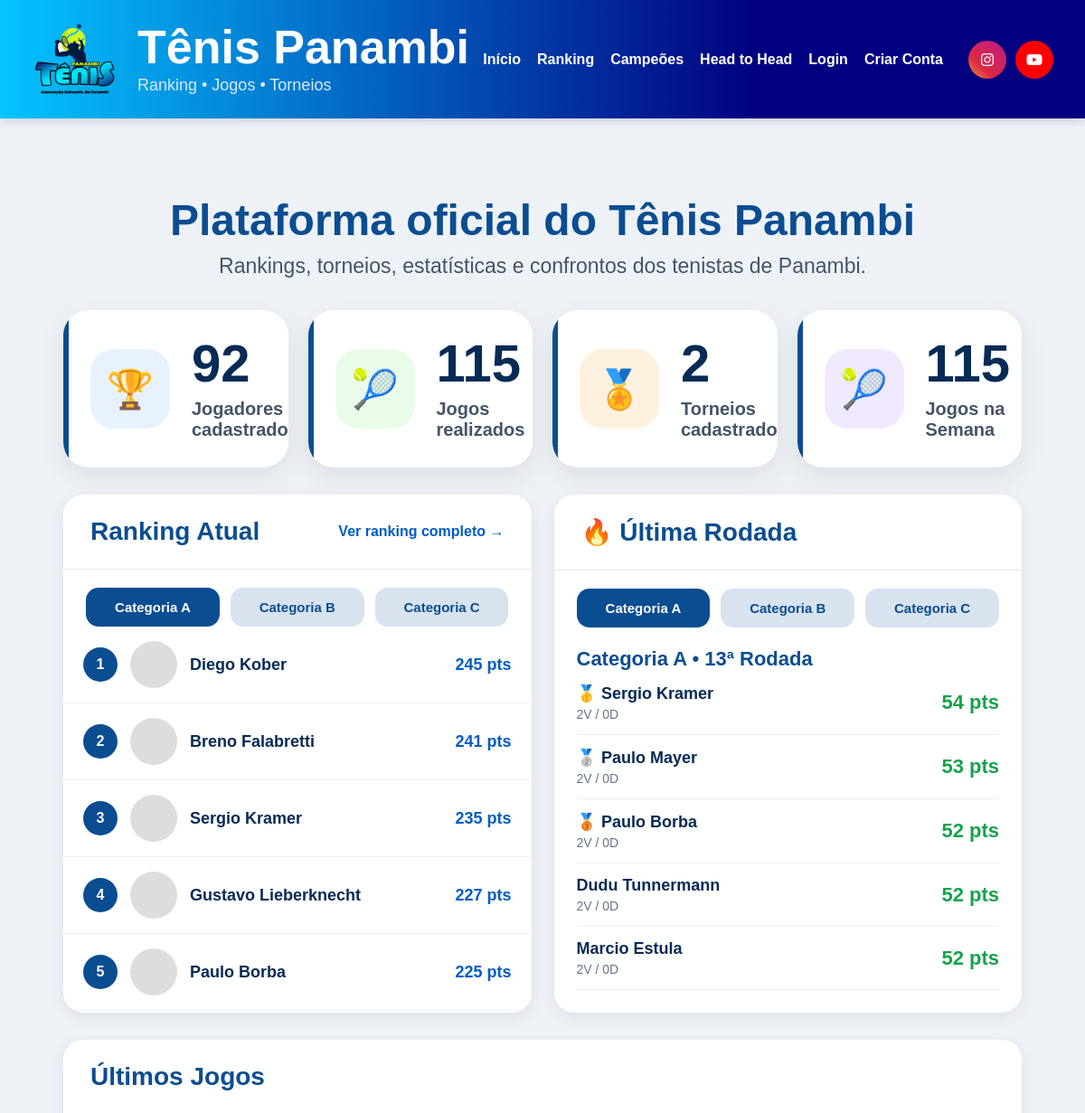
Before: / (upper part) with the older database file.
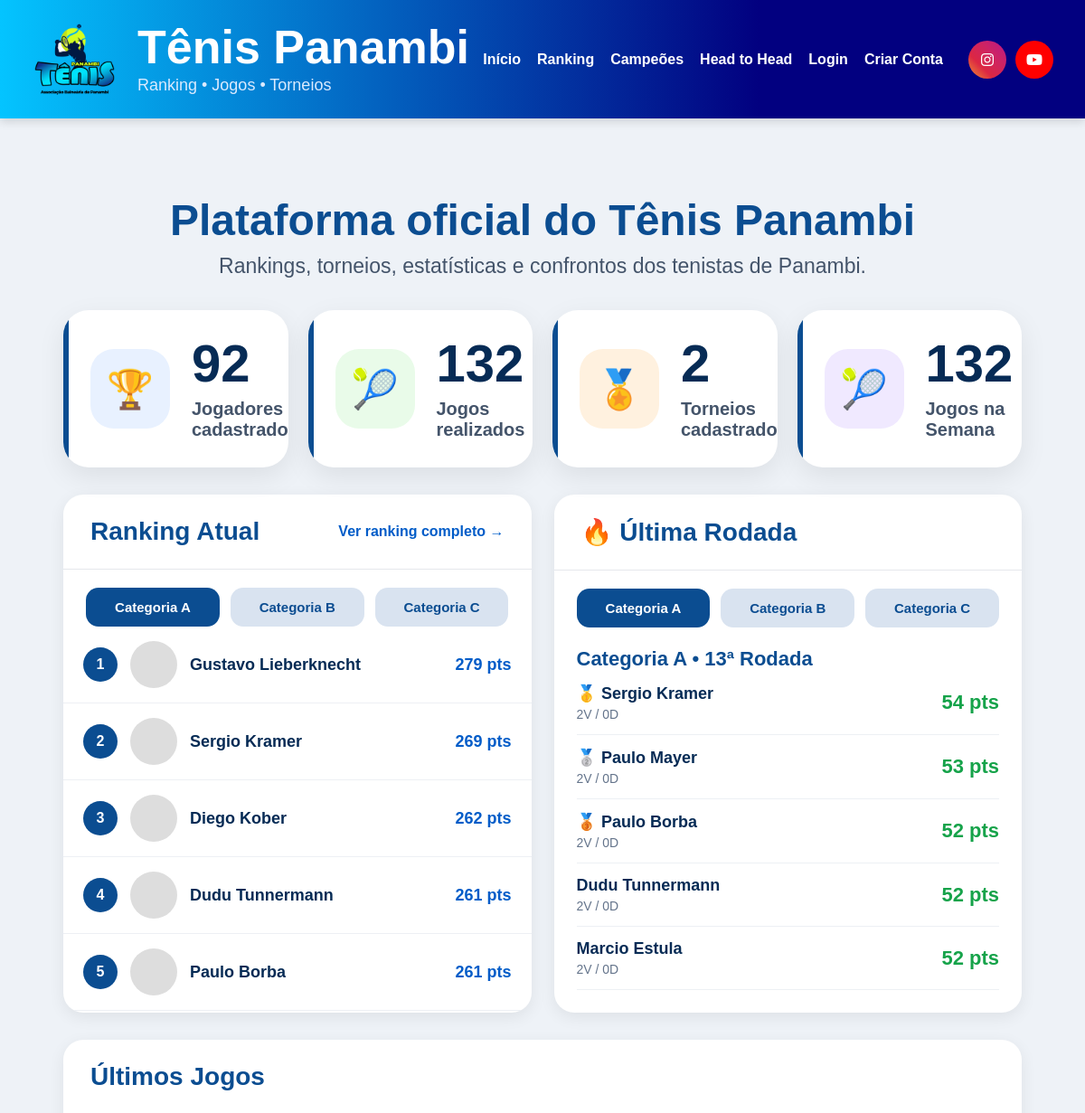
After: the same page with the newer database file.
### core/models.py (models this page shows, shortened)
class RankingJogador(models.Model):
    torneio = models.ForeignKey(
        Torneio,
        on_delete=models.CASCADE
    )
    categoria = models.ForeignKey(
        CategoriaTorneio,
        on_delete=models.CASCADE
    )
    jogador = models.ForeignKey(
        Jogador,
        on_delete=models.CASCADE
    )
    posicao = models.IntegerField(default=0)
    posicao_anterior = models.IntegerField(default=0)
    pontos = models.IntegerField(default=0)
    pontos = models.IntegerField(default=0)
    vitorias = models.IntegerField(default=0)
    derrotas = models.IntegerField(default=0)
    games_feitos = models.IntegerField(default=0)
    games_sofridos = models.IntegerField(default=0)
    aproveitamento = models.FloatField(default=0)
    posicao = models.IntegerField(default=0)
    status_ranking = models.CharField(
        max_length=30,
        blank=True,
        null=True
    )

class Jogador(models.Model):
    CATEGORIAS = [
        ('A', 'Categoria A'),
        ('B', 'Categoria B'),
        ('C', 'Categoria C'),
    ]
    NIVEIS = [
        ('INICIANTE', 'Iniciante'),
        ('INTERMEDIARIO', 'Intermediário'),
        ('AVANCADO', 'Avançado'),
    ]
    MAOS = [
        ('DIREITA', 'Direita'),
        ('ESQUERDA', 'Esquerda'),
    ]
    usuario = models.OneToOneField(
        User,
        on_delete=models.SET_NULL,
        null=True,
        blank=True
    )
    nome = models.CharField(max_length=150)
    email = models.EmailField(
        blank=True,
        null=True
    )
    telefone = models.CharField(
        max_length=30,
        blank=True,
        null=True
    )
    cidade = models.CharField(
        max_length=100,
        blank=True,
        null=True
    )
    categoria = models.CharField(
    max_length=1,
    choices=CATEGORIAS,
    blank=True,
    null=True
)
    nivel = models.CharField(
        max_length=20,
        choices=NIVEIS,
        default='INICIANTE'
    )
    mao_dominante = models.CharField(
        max_length=20,
        choices=MAOS,
        default='DIREITA'
    )
    raquete = models.CharField(
        max_length=100,
        blank=True,
        null=True
    )
    instagram = models.CharField(
        max_length=100,
        blank=True,
        null=True
    )
    foto = models.ImageField(
        upload_to='jogadores/',
        blank=True,
        null=True
    )
    jogos_historicos = models.IntegerField(default=0)
    vitorias_historicas = models.IntegerField(default=0)
    derrotas_historicas = models.IntegerField(default=0)
    titulos_cd = models.IntegerField(default=0)
    vice_cd = models.IntegerField(default=0)
    semifinal_cd = models.IntegerField(default=0)
    ativo = models.BooleanField(default=False)
    criado_em = models.DateTimeField(auto_now_add=True)
    class Meta:
        ordering = ['categoria', 'nome']

### core/views.py (the view)
def home(request):
    total_jogadores = Jogador.objects.count()
    total_jogos = Jogo.objects.filter(
        status='CONFIRMADO'
    ).count()
    total_torneios = Torneio.objects.count()
    jogos_semana = Jogo.objects.filter(
        status='CONFIRMADO'
    ).count()
    ultimos_jogos = Jogo.objects.filter(
        status='CONFIRMADO'
    ).order_by(
        '-data_jogo',
        '-id'
    )[:10]
    ranking_a = RankingJogador.objects.filter(
        categoria__categoria='A'
    ).order_by('posicao')[:5]
    ranking_b = RankingJogador.objects.filter(
        categoria__categoria='B'
    ).order_by('posicao')[:5]
    ranking_c = RankingJogador.objects.filter(
        categoria__categoria='C'
    ).order_by('posicao')[:5]
    proximos_torneios = Torneio.objects.filter(
        data_inicio__gte=date.today()
    ).order_by('data_inicio')[:3]
    def destaques_ultima_rodada(categoria_letra):
        ultima_rodada = Jogo.objects.filter(
            status='CONFIRMADO',
            tipo_jogo='CHAMPIONSHIP_DUPLAS',
            categoria__categoria=categoria_letra,
            rodada__isnull=False
        ).order_by(
            '-rodada'
        ).values_list(
            'rodada',
            flat=True
        ).first()
        if not ultima_rodada:
            return {
                'rodada': None,
                'jogadores': []
            }
        jogos_rodada = Jogo.objects.filter(
            status='CONFIRMADO',
            tipo_jogo='CHAMPIONSHIP_DUPLAS',
            categoria__categoria=categoria_letra,
            rodada=ultima_rodada
        ).prefetch_related(
            'participantes',
            'participantes__jogador'
        ).order_by(
            'data_jogo',
            'id'
        )
        dados = {}
        controle_jogos_jogador = {}
        for jogo in jogos_rodada:
            for p in jogo.participantes.all():
                jogador = p.jogador
                if jogador.id not in controle_jogos_jogador:
                    controle_jogos_jogador[jogador.id] = 0
                if controle_jogos_jogador[jogador.id] >= 2:
                    continue
                controle_jogos_jogador[jogador.id] += 1
                if jogador.id not in dados:
                    dados[jogador.id] = {
                        'nome': jogador.nome,
                        'vitorias': 0,
                        'derrotas': 0,
                        'pontos': 0,
                    }
                if p.lado == 'A':
                    games = jogo.total_games_lado_a()
                else:
                    games = jogo.total_games_lado_b()
                if p.vencedor:
                    dados[jogador.id]['vitorias'] += 1
                    dados[jogador.id]['pontos'] += 20 + games
                else:
                    dados[jogador.id]['derrotas'] += 1
                    dados[jogador.id]['pontos'] += 5 + games
        jogadores = sorted(
            dados.values(),
            key=lambda x: x['pontos'],
            reverse=True
        )[:5]
        return {
            'rodada': ultima_rodada,
            'jogadores': jogadores
        }
    destaques_a = destaques_ultima_rodada('A')
    destaques_b = destaques_ultima_rodada('B')
    destaques_c = destaques_ultima_rodada('C')
    return render(
        request,
        'core/index.html',
        {
            'total_jogadores': total_jogadores,
            'total_jogos': total_jogos,
            'total_torneios': total_torneios,
            'jogos_semana': jogos_semana,
            'ultimos_jogos': ultimos_jogos,
            'ranking_a': ranking_a,
            'ranking_b': ranking_b,
            'ranking_c': ranking_c,
            'proximos_torneios': proximos_torneios,
            'destaques_a': destaques_a,
            'destaques_b': destaques_b,
            'destaques_c': destaques_c,
        }
    )

### core/models.py (called while the page is built)
    def total_games_lado_a(self):
        total = 0
        for s in self.sets.all():
            total += s.games_lado_a
        return total

    def total_games_lado_b(self):
        total = 0
        for s in self.sets.all():
            total += s.games_lado_b
        return total

    def descricao_confronto(self):
        lado_a = []
        lado_b = []
        for p in self.participantes.all():
            if p.lado == 'A':
                lado_a.append(p.jogador.nome)
            if p.lado == 'B':
                lado_b.append(p.jogador.nome)
        nome_a = ' / '.join(lado_a)
        nome_b = ' / '.join(lado_b)
        return f'{nome_a} x {nome_b}'

    def placar_resumido(self):
        placares = []
        for s in self.sets.all().order_by('numero_set'):
            placar = f'{s.games_lado_a}x{s.games_lado_b}'
            if s.teve_tiebreak:
                placar += f' ({s.tiebreak_lado_a}x{s.tiebreak_lado_b})'
            placares.append(placar)
        return ' / '.join(placares)

### core/templates/core/index.html (shortened to what the changed rows need)
{% extends 'base/base.html' %}
{% load static %}
{% block content %}
<div class="container">
    <div class="titulo-home">
        <h1>Plataforma oficial do Tênis Panambi</h1>
    </div>
    <div class="cards-status">
        <div class="status-card">
            <div>
                <h2>{{ total_jogadores }}</h2>
            </div>
        </div>
        <div class="status-card">
            <div>
                <h2>{{ total_jogos }}</h2>
                <p>Jogos realizados</p>
            </div>
        </div>
        <div class="status-card">
            <div>
                <h2>{{ total_torneios }}</h2>
            </div>
        </div>
        <div class="status-card">
            <div>
                <h2>{{ jogos_semana }}</h2>
                <p>Jogos na Semana</p>
            </div>
        </div>
    </div>
   <div class="grade-principal">
    <div class="card">
        <div class="card-header">
            <h2>Ranking Atual</h2>
        </div>
        <div id="rankingA">
            {% for r in ranking_a %}
            <div class="ranking-item">
                <div class="posicao">{{ r.posicao }}</div>
                {% if r.jogador.foto %}
                    <img class="avatar" src="{{ r.jogador.foto.url }}">
                {% else %}
                    <div class="avatar"></div>
                {% endif %}
                <div class="ranking-nome">{{ r.jogador.nome }}</div>
                <div class="ranking-pontos">{{ r.pontos }} pts</div>
            </div>
            {% endfor %}
        </div>
    </div>
    <div class="card">
        <div class="card-header">
            <h2>🔥 Última Rodada</h2>
        </div>
        <div id="destaqueA" style="padding:22px 25px 25px 25px;">
            {% for j in destaques_a.jogadores %}
            <div style="display:flex;justify-content:space-between;align-items:center;padding:14px 0;border-bottom:1px solid #edf0f4;gap:15px;">
                <div>
                    <strong style="font-size:18px;color:#062b55;">
                        {% if forloop.counter == 1 %}🥇{% elif forloop.counter == 2 %}🥈{% elif forloop.counter == 3 %}🥉{% endif %}
                        {{ j.nome }}
                    </strong>
                    <div style="color:#64748b;font-size:14px;margin-top:4px;">
                        {{ j.vitorias }}V / {{ j.derrotas }}D
                    </div>
                </div>
                <strong style="font-size:22px;color:#16a34a;">{{ j.pontos }} pts</strong>
            </div>
            {% empty %}
            <div style="color:#64748b;">Nenhuma rodada encontrada.</div>
            {% endfor %}
        </div>
    </div>
</div>
    <div class="ultimos-jogos">
        <div class="card-header">
            <h2>Últimos Jogos</h2>
        </div>
    </div>
</div>
{% endblock %}

Changed rows visible on the page:
no longer on this page (row edited): RankingJogador: posicao "2", jogador.nome "Breno Falabretti", pontos "241"
changed RankingJogador "Gustavo Lieberknecht": posicao "4" → "1"; pontos "227" → "279"; moves up the list
changed RankingJogador "Sergio Kramer": posicao "3" → "2"; pontos "235" → "269"; moves down the list
changed RankingJogador "Diego Kober": posicao "1" → "3"; pontos "245" → "262"
now on this page (row edited): RankingJogador: posicao "4", jogador.nome "Dudu Tunnermann", pontos "261"
changed RankingJogador "Paulo Borba": pontos "225" → "261"
Other visible differences:
{{ total_jogos }}: "115" → "132"
{{ jogos_semana }}: "115" → "132"
